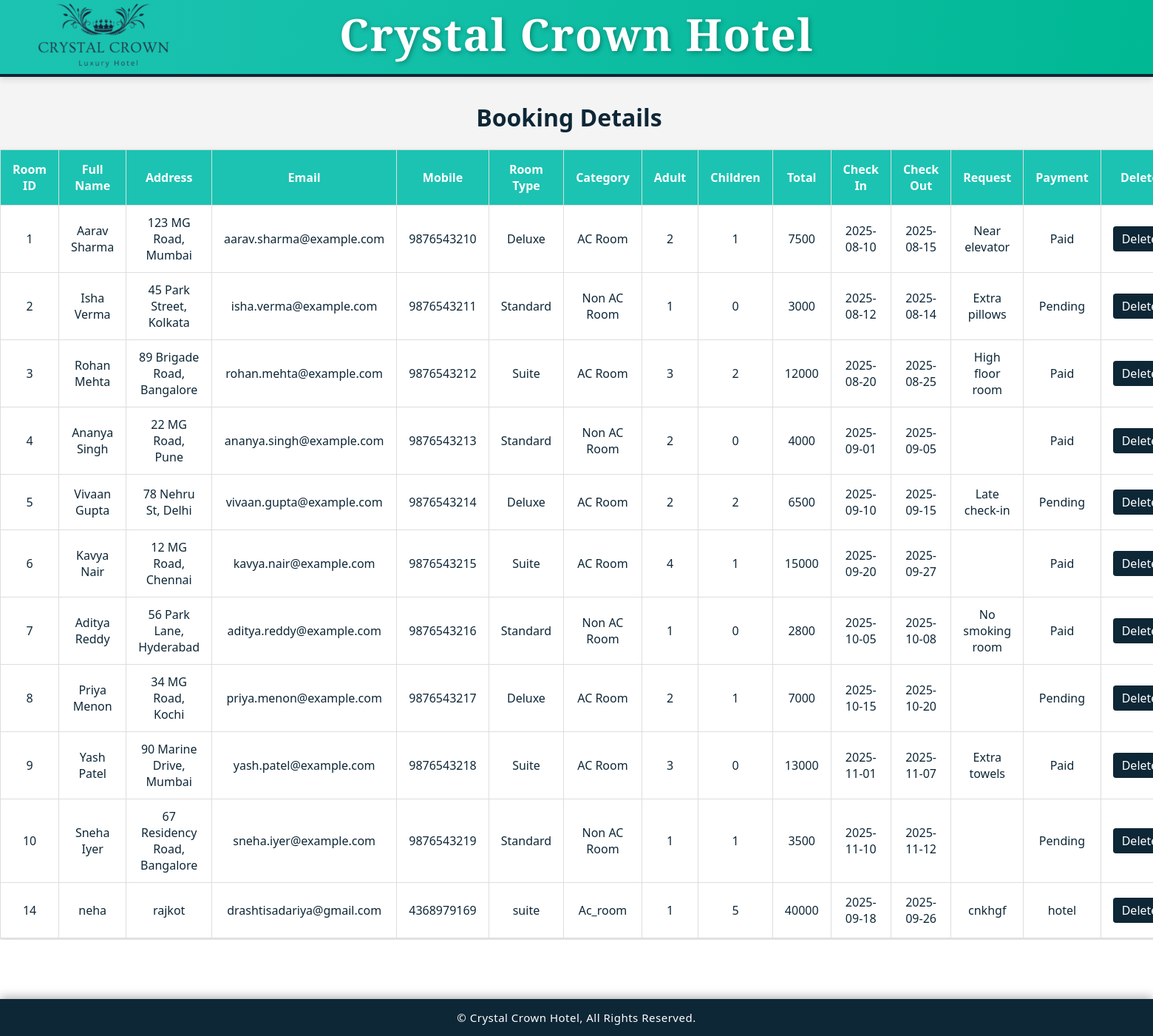
Page /project/admin/booking_master.php on the committed database.
### tables this page shows
CREATE TABLE `booking` (
  `booking_id` int(11) NOT NULL,
  `fullname` varchar(50) NOT NULL,
  `Address` varchar(100) NOT NULL,
  `email` varchar(50) NOT NULL,
  `phone` varchar(15) DEFAULT NULL,
  `room_type` varchar(30) NOT NULL,
  `Room_category` varchar(50) DEFAULT NULL,
  `adult_count` int(3) NOT NULL,
  `children_count` int(3) NOT NULL,
  `total` int(100) NOT NULL,
  `check_in` date NOT NULL,
  `check_out` date NOT NULL,
  `request` varchar(100) NOT NULL,
  `payment` varchar(1000) NOT NULL
);

### project/admin/booking_master.php (the view, shortened to what this page needs)
<!DOCTYPE html>
<html lang="en">
<head>
 <link rel="stylesheet" href="https://cdnjs.cloudflare.com/ajax/libs/font-awesome/6.5.0/css/all.min.css">
  <link rel="stylesheet" href="design.css" />
</head>
<body>
<?php
include 'header.php';
  $con = mysqli_connect("localhost", "root", "", "crystal_crown_hotel");
  $que = "SELECT * FROM `booking`";
  $data = mysqli_query($con, $que);
   echo "<center><h1></br><br>Booking Details</h1></center>";
   echo "<table>
    <tr>
      <th> Room ID</th>
      <th> Full Name</th>
      <th> Address</th>
      <th> Email</th>
      <th> Mobile</th>
      <th> Room Type</th>
      <th> Category</th>
      <th> Adult</th>
      <th> Children</th>
      <th> Total</th>
      <th> Check In</th>
      <th> Check Out</th>
      <th> Request</th>
      <th> Payment</th>
      <th> Delete</th>
    </tr>";
  while ($row = mysqli_fetch_array($data)) {
    echo "<tr>
      <td>$row[0]</td>
      <td>$row[1]</td>
      <td>$row[2]</td>
      <td>$row[3]</td>
      <td>$row[4]</td>
      <td>$row[5]</td>
      <td>$row[6]</td>
      <td>$row[7]</td>
      <td>$row[8]</td>
      <td>$row[9]</td>
      <td>$row[10]</td>
      <td>$row[11]</td>
      <td>$row[12]</td>
      <td>$row[13]</td>
      <td><a href='booking_delete.php?id=$row[0]'>Delete</a></td>
    </tr>";
  }
  echo "</table>";
  echo "<section class='btn'>
    <a href='index.php'><i class='fas fa-home'></i>Home</a>
  </section>";
  include("footer.php");
?>
</body>
</html>

### project/admin/design.css (style rules this page uses)
body { background-color: white; font-family: 'Segoe UI', sans-serif; padding: 100px ; padding-top: 50px; margin-top: 50px; color: #0e2737; }
.btn { text-align: center; margin-top: 30px; }
tr:nth-child(even) { background: white; }
html { scroll-behavior: smooth; }
table { width: 100%; width: 100%; padding:100px; max-width: 800px; margin: auto; border-collapse: collapse; background-color: white; box-shadow: 0 4px 10px rgba(0,0,0,0.1); }
th, td { border: 1px solid white; text-align: center; padding: 20px; height:50px; width:50px; }
th { background-color: #1cc3b2; color: white; }
a { color:white; text-decoration: none; background-color: #0e2737; padding: 6px 12px; border-radius: 4px; transition: background 0.3s; }

### project/admin/booking_master.php (style rules this page uses)
body { background-color: #f4f6f9; font-family: 'Segoe UI', sans-serif; padding: 40px; color: #0e2737; }
table { width: 100%; border-collapse: collapse; background-color: white; box-shadow: 0 4px 10px rgba(0,0,0,0.1); }
th, td { padding: 12px 16px; border: 1px solid #ddd; text-align: center; }
th { background-color: #1cc3b2; color: white; }
a { text-decoration: none; color: white; background-color: #0e2737; padding: 6px 12px; border-radius: 4px; transition: background 0.3s; }

### project/admin/header.php (style rules this page uses)
a { color:white; text-decoration: none; }

### project/admin/footer.php (style rules this page uses)
body { margin: 0; padding: 30px 20px 80px 0; background: #f4f4f4; font-family: 'Segoe UI', sans-serif; }

### rows in the picture
booking: booking_id "1", fullname "Aarav Sharma", Address "123 MG Road, Mumbai", email "aarav.sharma@example.com", phone "9876543210", room_type "Deluxe", Room_category "AC Room", adult_count "2", children_count "1", total "7500", check_in "2025-08-10", check_out "2025-08-15", request "Near elevator", payment "Paid"
booking: booking_id "2", fullname "Isha Verma", Address "45 Park Street, Kolkata", email "isha.verma@example.com", phone "9876543211", room_type "Standard", Room_category "Non AC Room", adult_count "1", children_count "0", total "3000", check_in "2025-08-12", check_out "2025-08-14", request "Extra pillows", payment "Pending"
booking: booking_id "3", fullname "Rohan Mehta", Address "89 Brigade Road, Bangalore", email "rohan.mehta@example.com", phone "9876543212", room_type "Suite", Room_category "AC Room", adult_count "3", children_count "2", total "12000", check_in "2025-08-20", check_out "2025-08-25", request "High floor room", payment "Paid"
booking: booking_id "4", fullname "Ananya Singh", Address "22 MG Road, Pune", email "ananya.singh@example.com", phone "9876543213", room_type "Standard", Room_category "Non AC Room", adult_count "2", children_count "0", total "4000", check_in "2025-09-01", check_out "2025-09-05", payment "Paid"
booking: booking_id "5", fullname "Vivaan Gupta", Address "78 Nehru St, Delhi", email "vivaan.gupta@example.com", phone "9876543214", room_type "Deluxe", Room_category "AC Room", adult_count "2", children_count "2", total "6500", check_in "2025-09-10", check_out "2025-09-15", request "Late check-in", payment "Pending"
booking: booking_id "6", fullname "Kavya Nair", Address "12 MG Road, Chennai", email "kavya.nair@example.com", phone "9876543215", room_type "Suite", Room_category "AC Room", adult_count "4", children_count "1", total "15000", check_in "2025-09-20", check_out "2025-09-27", payment "Paid"
booking: booking_id "7", fullname "Aditya Reddy", Address "56 Park Lane, Hyderabad", email "aditya.reddy@example.com", phone "9876543216", room_type "Standard", Room_category "Non AC Room", adult_count "1", children_count "0", total "2800", check_in "2025-10-05", check_out "2025-10-08", request "No smoking room", payment "Paid"
booking: booking_id "8", fullname "Priya Menon", Address "34 MG Road, Kochi", email "priya.menon@example.com", phone "9876543217", room_type "Deluxe", Room_category "AC Room", adult_count "2", children_count "1", total "7000", check_in "2025-10-15", check_out "2025-10-20", payment "Pending"
booking: booking_id "9", fullname "Yash Patel", Address "90 Marine Drive, Mumbai", email "yash.patel@example.com", phone "9876543218", room_type "Suite", Room_category "AC Room", adult_count "3", children_count "0", total "13000", check_in "2025-11-01", check_out "2025-11-07", request "Extra towels", payment "Paid"
booking: booking_id "10", fullname "Sneha Iyer", Address "67 Residency Road, Bangalore", email "sneha.iyer@example.com", phone "9876543219", room_type "Standard", Room_category "Non AC Room", adult_count "1", children_count "1", total "3500", check_in "2025-11-10", check_out "2025-11-12", payment "Pending"
booking: booking_id "14", fullname "neha", Address "rajkot", email "drashtisadariya@gmail.com", phone "4368979169", room_type "suite", Room_category "Ac_room", adult_count "1", children_count "5", total "40000", check_in "2025-09-18", check_out "2025-09-26", request "cnkhgf", payment "hotel"
